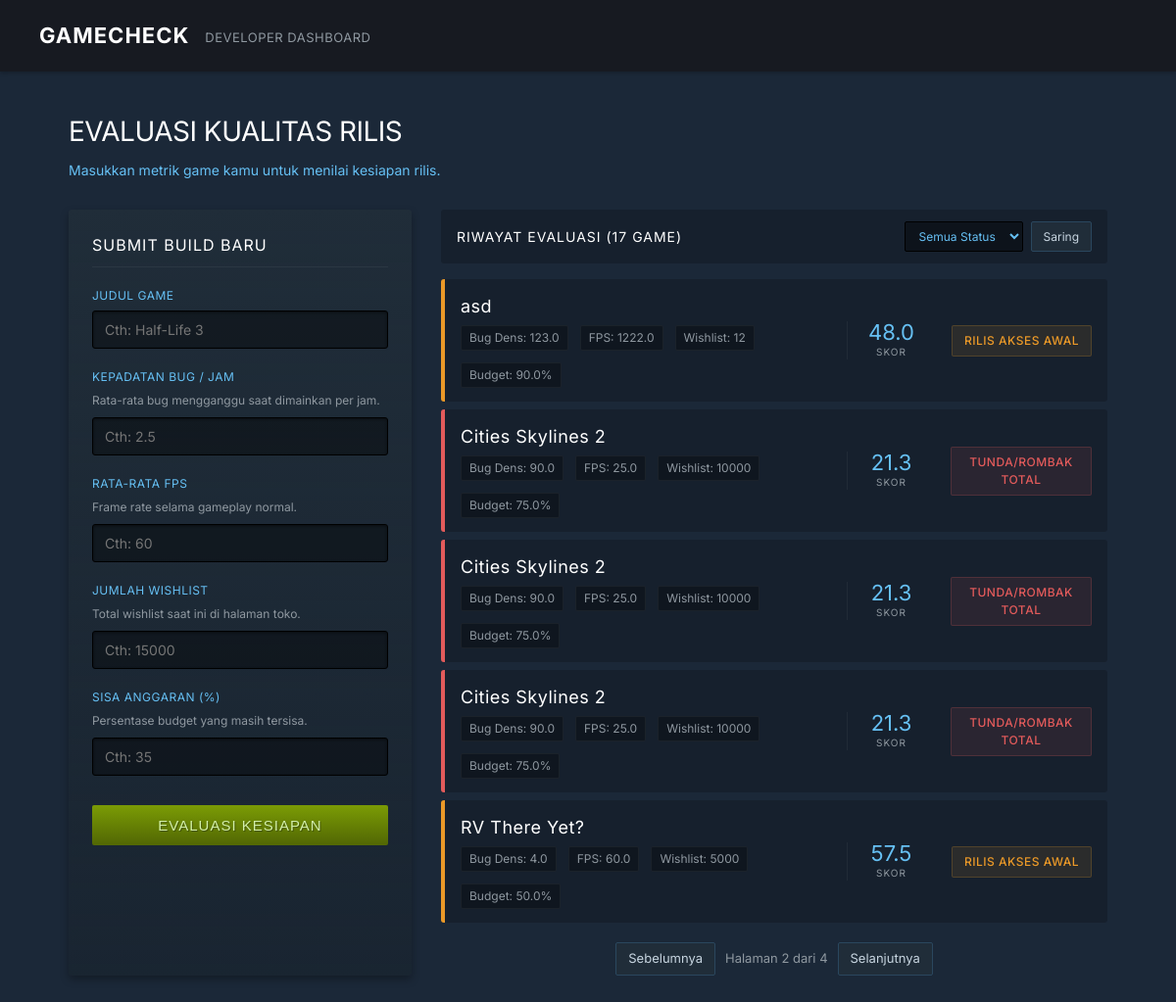
The app's page /api/query?status=&page=2, older data.
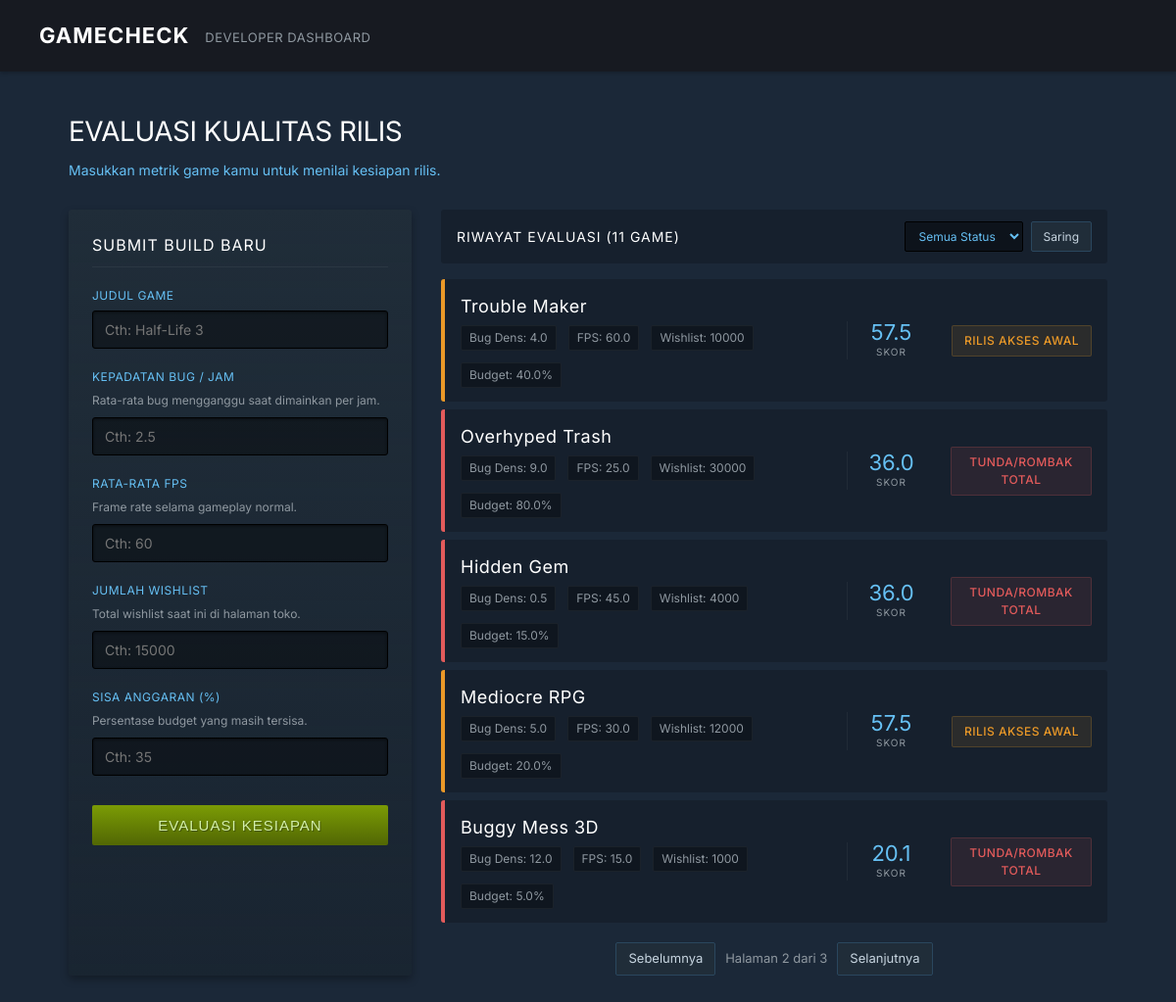
The same page, newer data.
### tables this page shows
CREATE TABLE draft_indie (
	id INTEGER NOT NULL, 
	title VARCHAR, 
	bug_density FLOAT, 
	fps FLOAT, 
	wishlist INTEGER, 
	remaining_budget FLOAT, 
	score FLOAT, 
	status VARCHAR, 
	PRIMARY KEY (id)
);

### main.py (the view)
@app.get("/api/query")
async def fuzzy_query(
    request: Request,
    status: str = "",
    page: int = 1,
    db: sqlite3.Connection = Depends(get_db)
):
    games, total_pages, total_items = get_paginated_games(db, status, page)
    return templates.TemplateResponse(request, "index.html", {
        "games": games,
        "current_page": page,
        "total_pages": total_pages,
        "total_items": total_items,
        "selected_status": status
    })

### templates/index.html (shortened to what this page needs)
<!DOCTYPE html>
<html lang="id">
<head>
</head>
<body>
<nav>
  <div class="nav-logo">
    GAMECHECK
  </div>
  <div class="nav-tagline">DEVELOPER DASHBOARD</div>
</nav>
<div class="hero">
  <h1 class="hero-title">Evaluasi Kualitas Rilis</h1>
  <div class="hero-sub">Masukkan metrik game kamu untuk menilai kesiapan rilis.</div>
</div>
<div class="container">
  <div class="panel">
    <div class="panel-title">Submit Build Baru</div>
    <form action="/api/evaluate" method="POST" onsubmit="this.querySelector('button[type=submit]').disabled=true; this.querySelector('button[type=submit]').innerText='Memproses...';">
      <div class="form-group">
        <label class="form-label">Judul Game</label>
        <input class="form-input" type="text" name="title" required placeholder="Cth: Half-Life 3">
      </div>
      <div class="form-group">
        <label class="form-label">Kepadatan Bug / Jam</label>
        <div class="form-hint">Rata-rata bug mengganggu saat dimainkan per jam.</div>
        <input class="form-input" type="number" step="0.1" name="bug_density" required placeholder="Cth: 2.5">
      </div>
      <div class="form-group">
        <label class="form-label">Rata-rata FPS</label>
        <div class="form-hint">Frame rate selama gameplay normal.</div>
        <input class="form-input" type="number" step="0.1" name="fps" required placeholder="Cth: 60">
      </div>
      <div class="form-group">
        <label class="form-label">Jumlah Wishlist</label>
        <div class="form-hint">Total wishlist saat ini di halaman toko.</div>
        <input class="form-input" type="number" name="wishlist" required placeholder="Cth: 15000">
      </div>
      <div class="form-group">
        <label class="form-label">Sisa Anggaran (%)</label>
        <div class="form-hint">Persentase budget yang masih tersisa.</div>
        <input class="form-input" type="number" step="0.1" name="remaining_budget" required placeholder="Cth: 35">
      </div>
      <button type="submit" class="btn-submit">Evaluasi Kesiapan</button>
    </form>
  </div>
  <div>
    <div class="results-header">
      <div class="results-title">Riwayat Evaluasi ({{ total_items }} game)</div>
      <form action="/api/query" method="GET" style="display:flex;gap:8px">
        <select class="filter-select" name="status">
          <option value="">Semua Status</option>
        </select>
        <button type="submit" class="filter-btn">Saring</button>
      </form>
    </div>
    <div class="game-list">
      {% for game in games %}
        {% set v_class = 'gc-go' %}
        {% set v_pill = 'v-go' %}
        {% if game.status == 'Tunda/Rombak Total' %}
          {% set v_class = 'gc-wait' %}
          {% set v_pill = 'v-wait' %}
        {% elif game.status == 'Rilis Akses Awal' %}
          {% set v_class = 'gc-soon' %}
          {% set v_pill = 'v-soon' %}
        {% endif %}
        <div class="game-card {{ v_class }}">
          <div class="gc-info">
            <div class="gc-title">{{ game.title }}</div>
            <div class="gc-meta">
              <span>Bug Dens: {{ game.bug_density }}</span>
              <span>FPS: {{ game.fps }}</span>
              <span>Wishlist: {{ game.wishlist }}</span>
              <span>Budget: {{ game.remaining_budget }}%</span>
            </div>
          </div>
          <div class="gc-score-box">
            <div class="gc-score">{{ "%.1f"|format(game.score) }}</div>
            <div class="gc-score-label">Skor</div>
          </div>
          <div class="gc-verdict-box">
            <div class="gc-verdict {{ v_pill }}">
              {{ game.status }}
            </div>
          </div>
        </div>
      {% else %}
        <div style="padding:40px;text-align:center;background:rgba(0,0,0,0.2);color:var(--text-muted);font-size:14px;border-radius:3px">
          Belum ada game yang dievaluasi. Submit build baru untuk melihat hasil.
        </div>
      {% endfor %}
    </div>
    {% if total_pages > 1 %}
    <div class="pagination">
      {% set base_url = '/api/query?status=' ~ (selected_status | default('')) | urlencode ~ '&page=' %}
      {% if current_page > 1 %}
        <a href="{{ base_url }}{{ current_page - 1 }}" class="page-btn">Sebelumnya</a>
      {% else %}
        <span class="page-btn disabled">Sebelumnya</span>
      {% endif %}
      <span class="page-info">Halaman {{ current_page }} dari {{ total_pages }}</span>
      {% if current_page < total_pages %}
        <a href="{{ base_url }}{{ current_page + 1 }}" class="page-btn">Selanjutnya</a>
      {% else %}
        <span class="page-btn disabled">Selanjutnya</span>
      {% endif %}
    </div>
    {% endif %}
  </div>
</div>
</body>
</html>

Row changes from the older to the newer data that the page shows:
removed draft_indie: title "asd", bug_density "123.0", fps "1222.0", wishlist "12", remaining_budget "90.0", score "48.0", status "RILIS AKSES AWAL"
removed draft_indie: title "Cities Skylines 2", bug_density "90.0", fps "25.0", wishlist "10000", remaining_budget "75.0", score "21.3", status "TUNDA/ROMBAK TOTAL"
removed draft_indie: title "Cities Skylines 2", bug_density "90.0", fps "25.0", wishlist "10000", remaining_budget "75.0", score "21.3", status "TUNDA/ROMBAK TOTAL"
no longer on this page (row unchanged): draft_indie: title "Cities Skylines 2", bug_density "90.0", fps "25.0", wishlist "10000", remaining_budget "75.0", score "21.3", status "TUNDA/ROMBAK TOTAL"
removed draft_indie: title "RV There Yet?", bug_density "4.0", fps "60.0", wishlist "5000", remaining_budget "50.0", score "57.5", status "RILIS AKSES AWAL"
now on this page (row unchanged): draft_indie: title "Trouble Maker", bug_density "4.0", fps "60.0", wishlist "10000", remaining_budget "40.0", score "57.5", status "RILIS AKSES AWAL"
now on this page (row unchanged): draft_indie: title "Overhyped Trash", bug_density "9.0", fps "25.0", wishlist "30000", remaining_budget "80.0", score "36.0", status "TUNDA/ROMBAK TOTAL"
now on this page (row unchanged): draft_indie: title "Hidden Gem", bug_density "0.5", fps "45.0", wishlist "4000", remaining_budget "15.0", score "36.0", status "TUNDA/ROMBAK TOTAL"
now on this page (row unchanged): draft_indie: title "Mediocre RPG", bug_density "5.0", fps "30.0", wishlist "12000", remaining_budget "20.0", score "57.5", status "RILIS AKSES AWAL"
now on this page (row unchanged): draft_indie: title "Buggy Mess 3D", bug_density "12.0", fps "15.0", wishlist "1000", remaining_budget "5.0", score "20.1", status "TUNDA/ROMBAK TOTAL"
Text that changed along with them:
{{ total_items }}: "17" → "11"
{{ total_pages }}: "4" → "3"
